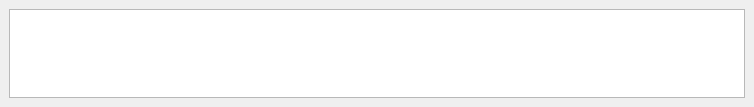
<?xml version="1.0" encoding="UTF-8"?>
<ui version="4.0">
 <class>command_dw</class>
 <widget class="QDockWidget" name="command_dw">
  <property name="geometry">
   <rect>
    <x>0</x>
    <y>0</y>
    <width>754</width>
    <height>107</height>
   </rect>
  </property>
  <property name="floating">
   <bool>false</bool>
  </property>
  <property name="windowTitle">
   <string>DockWidget</string>
  </property>
  <widget class="QWidget" name="dockWidgetContents">
   <layout class="QVBoxLayout" name="verticalLayout">
    <item>
     <widget class="QTextBrowser" name="textBrowser"/>
    </item>
   </layout>
  </widget>
 </widget>
 <resources/>
 <connections/>
</ui>
